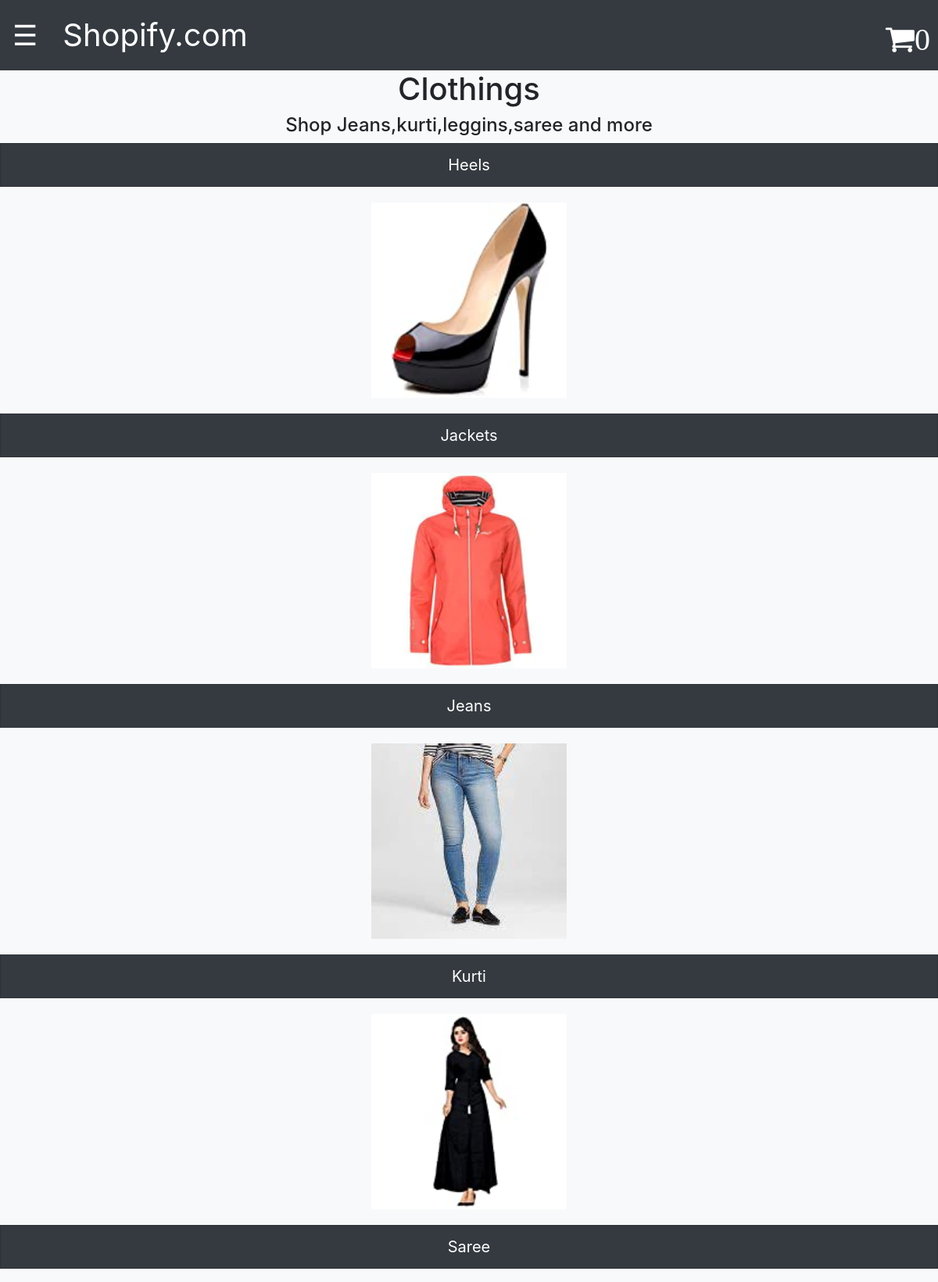
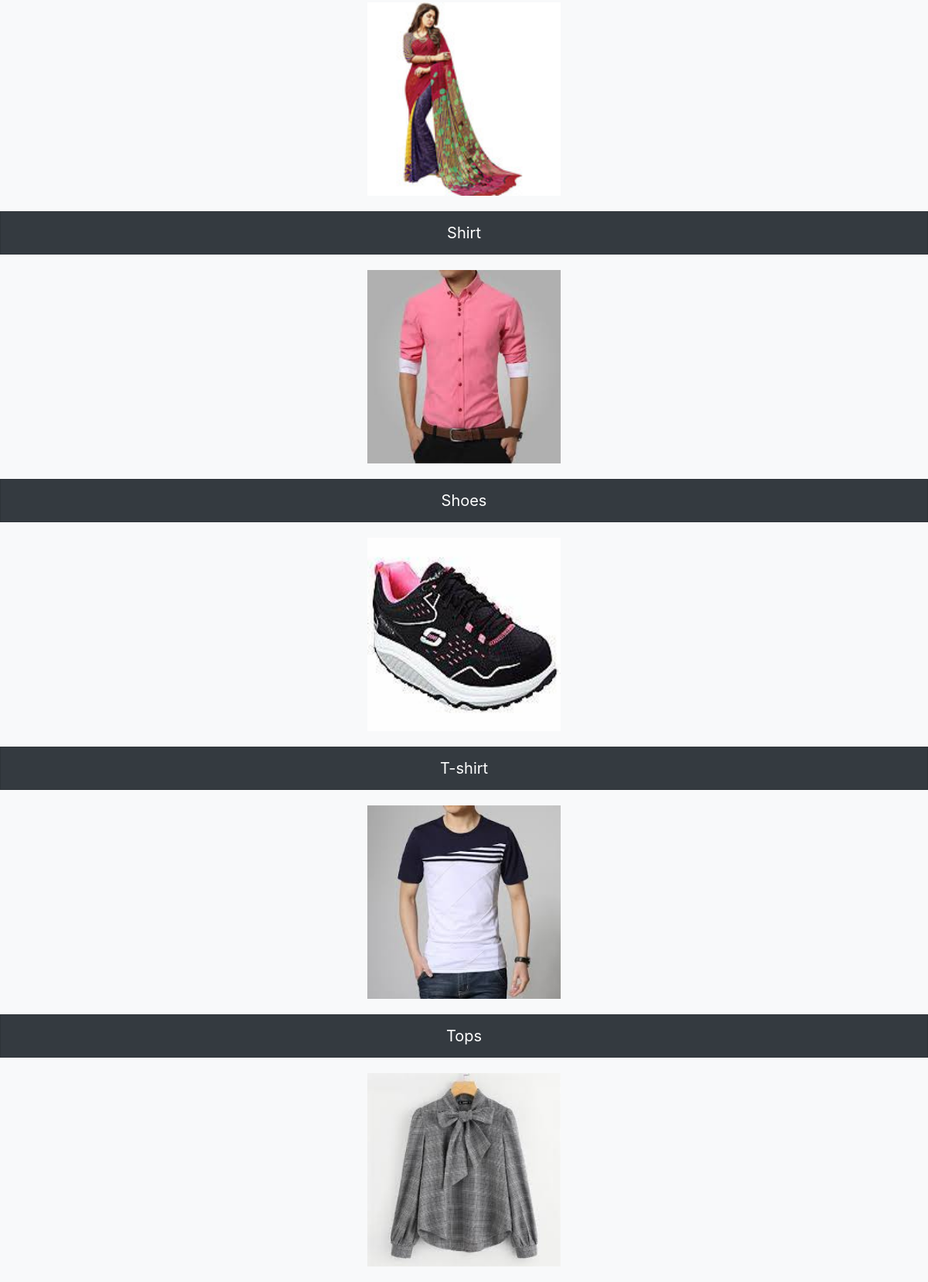
/sub_clothing.php, run on the app's committed database (2 pictures, top to bottom).
### tables this page shows
CREATE TABLE `subcategory` (
  `subcategory_id` int(10) NOT NULL,
  `category_id` int(10) NOT NULL,
  `subcategory_name` varchar(50) NOT NULL,
  `subimage` varchar(350) NOT NULL
);

### sub_clothing.php (the view, shortened to what this page needs)
<!DOCTYPE>
<html>
<head><title></title>
    <link rel="stylesheet" href="https://maxcdn.bootstrapcdn.com/bootstrap/4.5.0/css/bootstrap.min.css">
</head>
<body>
<?php
include "addition.php";
?>
<h1 style="text-align:center">Clothings</h1>
<h4 style="text-align:center">Shop Jeans,kurti,leggins,saree and more</h4>
<?php
    $sql="SELECT * FROM subcategory ORDER BY subcategory_name";
    $result=mysqli_query($connect,$sql);
	while($row=mysqli_fetch_array($result)){
		 $v=$row['category_id'];
	     if ($v==2){
		?>
		<a href="viewcategory.php?ca=2&sca=<?php echo $row['subcategory_id'];?>" class='list-group-item list-group-item-action bg-dark' style="text-align:center;color:white;font-size:20px;"><?php echo $row['subcategory_name']; ?></a>
    <?php echo  "<center><a href='viewcategory.php?ca=2&sca=".$row['subcategory_id']."'><img src='".$row['subimage']."' height='250' width='250' style='margin-top:20px;margin-bottom:20px;' /></a></center>"; ?>
	<?php } ?>
	<?php } ?>
</body>
</html><?

### data on the page
subcategory: subcategory_name "Heels", subimage (picture)
subcategory: subcategory_name "Jackets", subimage (picture)
subcategory: subcategory_name "Jeans", subimage (picture)
subcategory: subcategory_name "Kurti", subimage (picture)
subcategory: subcategory_name "Saree", subimage (picture)
subcategory: subcategory_name "Shirt", subimage (picture)
subcategory: subcategory_name "Shoes", subimage (picture)
subcategory: subcategory_name "T-shirt", subimage (picture)
subcategory: subcategory_name "Tops", subimage (picture)
